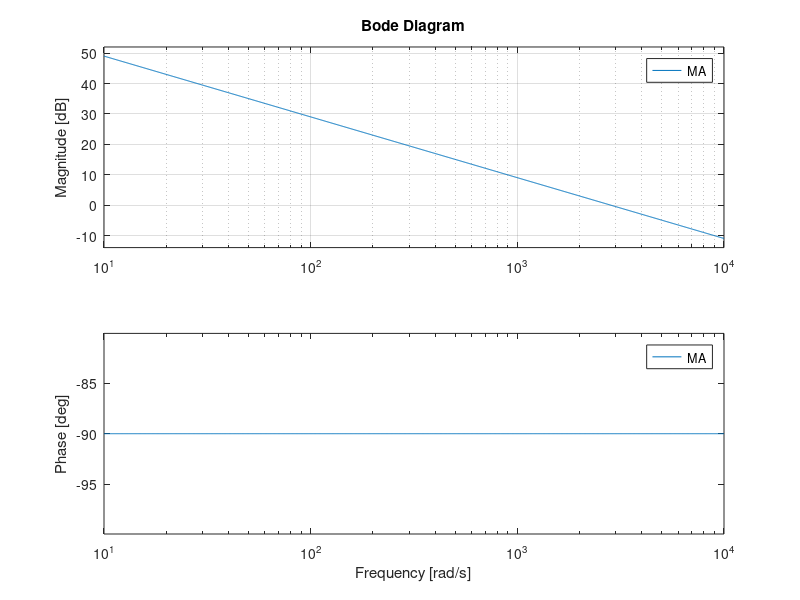

Recreate this plot in MATLAB.
fsw = 9e3;
fc = fsw/20;
Vdc = 500;
R = 0.15;
L = 1e-3;
Nbseries = 16;
Nbstrins = 1;
Rint = 7.1e-3 * Nbseries/Nbstrins;
n = 6;

K = Vdc/(R+n*Rint);
Tm = L/(R+n*Rint);

KP = 2*pi*fc*Tm/K;
KI = 2*pi*fc/K;

s = tf('s');
PI = KP + KI/s;
F = K/(1+Tm*s);
MA = PI*F;
bode(MA)
grid


disp('____________________________________________________');
disp('-------------Ganhos do Controle de Corrente do Boost----------------');
disp('____________________________________________________');
disp({'KP =',num2str(KP)});
disp({'KI =',num2str(KI)});